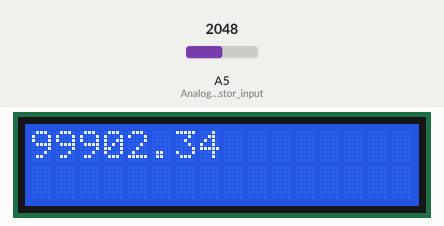
A sketch run on a simulated Particle Photon. Shown: 16×2 character LCD. The test bench sets the inputs (shaded band); at power-on: A5 (Analog_resistor_input) = 2048. WiFi joins after 1.5 s; servers stay silent unless stated.

Above: at 3.5 s.
3.6 s: A5 (Analog_resistor_input) set to 0
At 5.0 s:
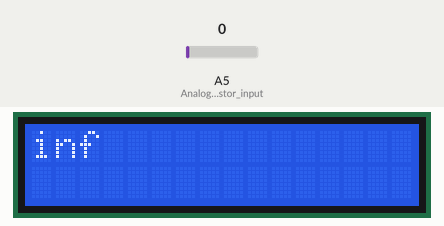
5.3 s: A5 (Analog_resistor_input) set to 491
At 5.9 s:
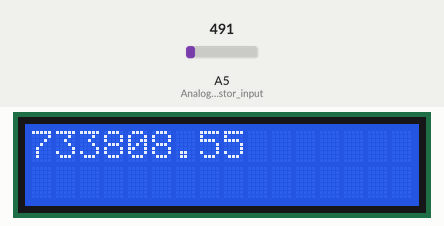
7.0 s: A5 (Analog_resistor_input) set to 1228
At 8.2 s:
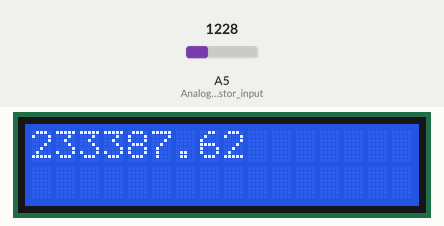
Timing chart, 0 to 10.0 s (numbered marks = the images above; inputs shaded):
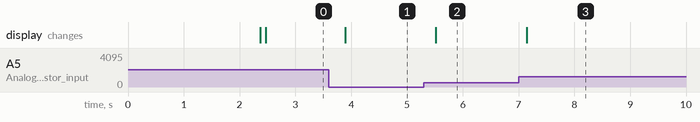

The sketch:

Blynk-Ohm-Meter.ino
```cpp
//This setup uses a simple voltage divider:
//R_known goes from GND to pin A5
//R_unknown (resistVal) goes from pin A5 to V_in
//The two resistances should be as similar as possible
//  for best accuracy.

//The blink app should have a slider on V1
//  and a value display on V0
//  The slider simply writes a value to the virtual pin

//Note that analogRead returns a value from 0 to 4094
//  mapped linearly from 0V to 3.3V on the pin (ref to GND)

#include <blynk.h>
#include <LiquidCrystal.h>


char auth[] = "5487a1b9f1f34f2ab1d5872ec64e35f6";
double resistVal = 0; //for real resistance
int raw = 0; //for analogRead
int R_known = 100000; //should be on order of measurement target
int blynk_sVal = 0; //value from blynk slider
double rollingSum = 0;
double V_in = 3.3;
double V_out = 0;

BlynkTimer timer;
LiquidCrystal lcd(D0, D1, D2, D3, D4, D5);


BLYNK_WRITE(V1)
{
  blynk_sVal = param.asInt(); //get the value from the slider on V1
}

void sendResistVal()
{
  Blynk.virtualWrite(V0, resistVal); //send the value to the display on V0
}

void setup()
{
  delay(500); // Allow board to settle

  Particle.variable("resistVal", &resistVal, DOUBLE); //register real resistor measured value

  Blynk.begin(auth); //begin Blynk
  timer.setInterval(1000L, sendResistVal); //every 1000ms, execute sendResistVal(){}

  lcd.begin(16, 2);
  lcd.print("Test output!");

  pinMode(A5, INPUT); // Analog resistor input
}

void loop()
{
  Blynk.run();
  timer.run();


  //raw = blynk_sVal; //uncomment this line for Blynk slider resistances
  raw = analogRead(A5); //uncomment this line for measured resistances
  V_out = V_in*raw/4094; //can possibly equal exactly 3.3
  for (int i = 0; i<10; i++)
  {
    rollingSum = rollingSum + (V_in-V_out)*R_known/V_out;
    delay(10);
  }
  resistVal=rollingSum/10;
  //resistVal=raw;
  rollingSum=0;
  lcd.clear();
  lcd.print(resistVal);
  delay(100);


}
// end
```

Measured:
- after the input at 3.6 s, the display: changes after 0.29 s (image 1)
- after the input at 5.3 s, the display: changes after 0.22 s (image 2)
- after the input at 7.0 s, the display: changes after 0.15 s (image 3)
